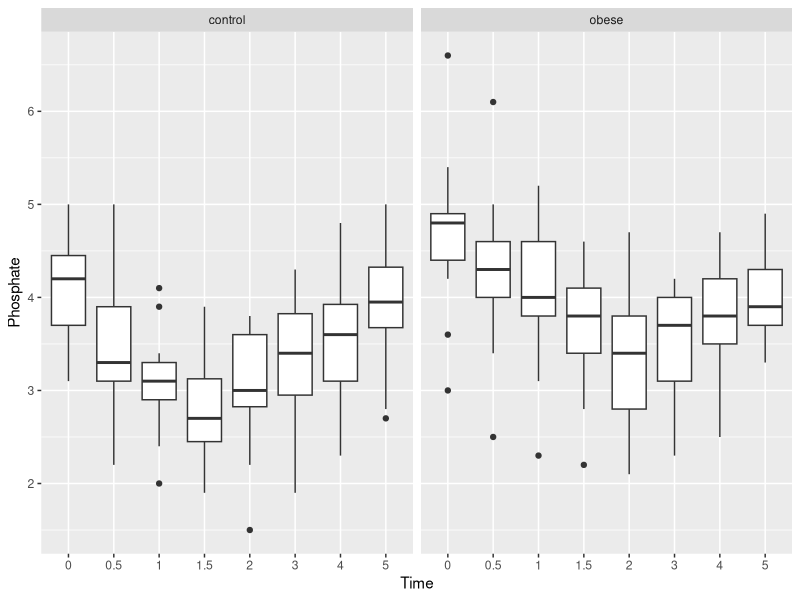
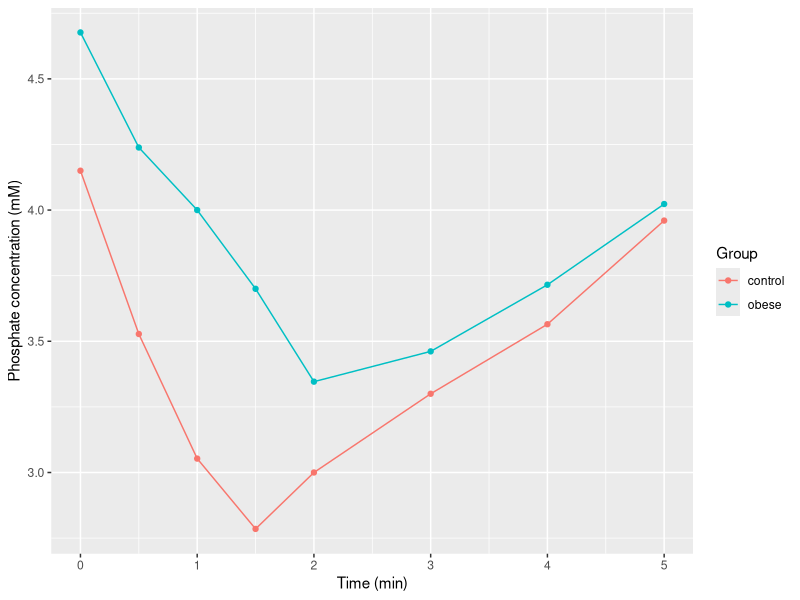

Generate these figures, in order, with R:
## ---- chunk 1
# setting rmarkdown options
knitr::opts_chunk$set(echo = TRUE, warning=FALSE, message=FALSE)
## ---- chunk 2
# clear all variables that might be stored from a previous analysis:
rm(list=ls(all=T))
## ---- chunk 3
# load packages
library(magrittr)
# help(package="magrittr")
library(readr)
# help(package="readr")
library(dplyr)
# help(package="dplyr")
library(tidyr)
# help(package="tidyr")
library(stringr)
# help(package="stringr")
library(ggplot2)
# help(package="ggplot2")
## ---- chunk 4
phosphate <- readr::read_csv("data/phosphate_b.csv")
# View(phosphate)
print(phosphate)
## ---- chunk 5
head(phosphate) %>% as.data.frame
## ---- chunk 6
p2 <- phosphate %>% 
  dplyr::rename(Patient = "X1") %>% 
  dplyr::rename(Group = "group") %>% 
  tidyr::pivot_longer(-c("Patient", "Group"), names_to = "Time", values_to = "Phosphate")
p2
## ---- chunk 7
phosphate.2 <- phosphate %>% 
  dplyr::select(-X1)
# View(phosphate.2)
print(phosphate.2)
## ---- chunk 8
phosphate.3 <- phosphate.2 %>% 
  tidyr::pivot_longer(-group, names_to = "Time", values_to = "Phosphate")
# View(phosphate.3)
print(phosphate.3)
## ---- chunk 9
phosphate.4 <- phosphate.3 %>% 
  dplyr::rename(Group = group) %>% 
  dplyr::arrange(Group, Time)
# View(phosphate.4)
print(phosphate.4)
## ---- chunk 10
phosphate.5 <- phosphate.4 %>% 
  dplyr::mutate(Time = stringr::str_remove(Time, "t")) %>% 
  dplyr::mutate(Time = as.numeric(Time))
# View(phosphate.5)
print(phosphate.5)
## ---- chunk 11
# drop_na(phosphate.5) would remove rows containing NA in any column
# drop_na(phosphate.5, Phosphate) will remove rows with NA specifically in the Phosphate column
phosphate.6 <- tidyr::drop_na(phosphate.5, Phosphate)
# View(phosphate.6)
print(phosphate.6)
## ---- chunk 12
# To allow ggplot creating a boxplot with time on the x-axis, the Time column has to be
# converted back to a specific text format, called 'factor':
gg1 <- phosphate.6 %>% 
  dplyr::mutate(Time = factor(Time, levels=sort(unique(phosphate.6$Time)))) %>% 
  ggplot(aes(x=Time, y=Phosphate)) + geom_boxplot() + facet_wrap(~Group)
gg1
## ---- chunk 13
phosphate.7 <- phosphate.6 %>% 
  dplyr::group_by(Group, Time) %>% 
  dplyr::summarise(Average = mean(Phosphate),
                   SD = sd(Phosphate)) %>% 
  dplyr::mutate(lower = Average - SD,
                upper = Average + SD)
# View(phosphate.6)
# dplyr::select(phosphate.7, -lower, -upper)
## ---- chunk 14
gg2 <- phosphate.7 %>% 
  ggplot(aes(x=Time, y=Average, color=Group)) +
  geom_line() +
  # geom_errorbar(aes(ymin=lower, ymax=upper, width=0.1)) +
  geom_point() +
  labs(x="Time (min)",
       y="Phosphate concentration (mM)")
gg2
## ---- chunk 15
phosphate.x <- readr::read_csv("data/phosphate_b.csv") %>% 
  dplyr::select(-X1) %>% 
  tidyr::pivot_longer(-group, names_to = "Time", values_to = "Phosphate") %>% 
  dplyr::rename(Group = group) %>% 
  dplyr::arrange(Group, Time) %>% 
  dplyr::mutate(Time = stringr::str_remove(Time, "t")) %>% 
  dplyr::mutate(Time = as.numeric(Time)) %>% 
  dplyr::filter(!is.na(Phosphate))

phosphate.summary <- phosphate.x %>% 
  dplyr::group_by(Group, Time) %>% 
  dplyr::summarise(Average = mean(Phosphate),
                   SD = sd(Phosphate)) %>% 
  dplyr::mutate(lower = Average - SD,
                upper = Average + SD)
## ---- chunk 16
# solutions here
## ---- chunk 17
# solutions here
## ---- chunk 18
sessionInfo()
